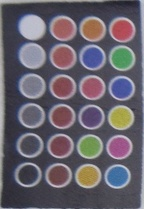
#> input picture Maximiliano/CalibracionBienOrganizado/CALIBRACION.JPG, 144 x 209 px, shrunk from 190 x 276 before the run, found by its file name; its folder holds 3 pictures in this run
$ jupyter execute --allow-errors 'CalibracionColoresAlpha (1).ipynb'   (shell and % lines are left out)
#> lines starting #> are read from the running program, lines starting #| are printed output that depends on the picture
[cell 1]
import os
import cv2
import numpy as np
import matplotlib.pyplot as plt
from copy import deepcopy
import csv
import colour
from scipy.optimize import differential_evolution

[cell 2]
root_directory = "/content/drive/MyDrive/Mi_FFI/CalibracionBienOrganizado"

[cell 3]
# Define the path of the images folder
folder_img_carne = root_directory+"/pocas_imagenes"
folder_img_paleta = root_directory+"/nuevas_paletas"

# Set the target folder for the calibrated images
folder_img_cal = root_directory+"/imagenes_calibradas"
folder_pal_cal = root_directory+"/paletas_calibradas"

if not os.path.exists(folder_img_cal):
    os.mkdir(folder_img_cal)

if not os.path.exists(folder_pal_cal):
    os.mkdir(folder_pal_cal)

[cell 4]
def find_circles(paleta):
    """
    Finds circles in the given palette image
    Returns the (x,y) coordinates and the radius of each circle
    """
    gray = cv2.cvtColor(paleta, cv2.COLOR_RGB2GRAY)
    detected_circles = cv2.HoughCircles(gray,
                        cv2.HOUGH_GRADIENT, 1, 20, param1 = 100,
                    param2 = 25, minRadius = 1, maxRadius = 25)

    if detected_circles is not None:
        detected_circles = np.uint16(np.around(detected_circles))

    return detected_circles[0]

def getColorsMatrix(paleta,detected_circles):
    """
    Gets the median of the color of each circle
    Returns median RGB values for each circle in the image
    """
    my_circles = deepcopy(detected_circles)
    circles_column_idx = np.argsort(my_circles[:,0])
    circ_sorted_x = deepcopy(my_circles[circles_column_idx,:])

    circ_split = np.array_split(circ_sorted_x,4)

    circ_sorted_y = np.zeros_like(circ_split)
    for k in range(len(circ_split)):
        circles_row_idx = np.argsort(circ_split[k][:,1])
        circ_sorted_y[k] = deepcopy(circ_split[k][circles_row_idx,:])

    rows,cols,_ = circ_sorted_y.shape
    my_circles = np.reshape(circ_sorted_y,(rows*cols,_))

    median_array = np.zeros((len(my_circles),3))
    for k in range(len(my_circles)):
        (x,y,r) = my_circles[k]

        median_r = np.median(paleta[y-(r//2):y+(r//2),x-(r//2):x+(r//2),0])
        median_g = np.median(paleta[y-(r//2):y+(r//2),x-(r//2):x+(r//2),1])
        median_b = np.median(paleta[y-(r//2):y+(r//2),x-(r//2):x+(r//2),2])

        median_array[k] = (median_r,median_g,median_b)

    return my_circles,median_array

[cell 5]
def error(ind,median_p,median_cal):
    """
    Gets the error between the transformed sample palette and the calibration palette
    Returns the individual fitness
    """
    ind = np.reshape(ind,(3,3))
    return np.sum(np.abs(median_cal-np.dot(median_p,ind)))

#> (a cell that did not finish here is left out)

#> (a cell that did not finish here is left out)

## NOTA: la paleta de calibración debe de estar en la misma carpeta que las paletas de muestra

[cell 8]
# Read the calibration palette
paleta_calibracion = cv2.imread(folder_img_paleta+"/CALIBRACION.JPG")
#> paleta_calibracion is the input picture: shape (209, 144, 3); mean B, G, R 108.6, 98.5, 103.8
paleta_calibracion = cv2.cvtColor(paleta_calibracion,cv2.COLOR_BGR2RGB)
# Detect the circles in the calibration palette
detected_circles = find_circles(paleta_calibracion)
#> in find_circles, `gray = cv2.cvtColor(paleta, cv2.COLOR_RGB2GRAY)`:
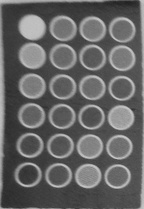
#> gray: shape (209, 144); min 33, max 205, mean 101.2
#> in find_circles, `detected_circles = cv2.HoughCircles(gray, cv2.HOUGH_GRADIENT, 1, 20, p..`: detected_circles = 24 rows, first 8: [91.5, 116.5, 12.5], [62.5, 86.5, 13.1], [121.5, 57.5, 12.7], [60.5, 145.5, 12.5], [31.5, 55.5, 13], [119.5, 146.5, 12.5], [31.5, 85.5, 13], [92.5, 28.5, 12.7]
#> in find_circles, `detected_circles = np.uint16(np.around(detected_circles))`: detected_circles = 24 rows, first 8: [92, 116, 12], [62, 86, 13], [122, 58, 13], [60, 146, 12], [32, 56, 13], [120, 146, 12], [32, 86, 13], [92, 28, 13]
# Get the median of each color in the calibration palette
circles_cal,median_cal = getColorsMatrix(paleta_calibracion,detected_circles)
#> in getColorsMatrix, `my_circles = deepcopy(detected_circles)`: my_circles has the same summary as detected_circles in find_circles
#> in getColorsMatrix, `circles_column_idx = np.argsort(my_circles[:,0])`: circles_column_idx = 24 values, max 23 at index 10, min 0 at index 17, mean 11.5
#> in getColorsMatrix, `circ_sorted_x = deepcopy(my_circles[circles_column_idx,:])`: circ_sorted_x = 24 rows, first 8: [26, 174, 12], [30, 144, 9], [30, 116, 13], [32, 56, 13], [32, 26, 13], [32, 86, 13], [60, 146, 12], [60, 174, 12]
#> in getColorsMatrix, `circ_split = np.array_split(circ_sorted_x,4)`: circ_split = 4 items
#> the loop in getColorsMatrix, `for k in range(len(circ_split)):` made 4 passes
#> circles_row_idx on passes 1 to 4: [4, 3, 5, 2, 1, 0], [4, 2, 5, 3, 0, 1], [3, 4, 2, 5, 1, 0], [4, 3, 5, 2, 1, 0]
#> in getColorsMatrix, `my_circles = np.reshape(circ_sorted_y,(rows*cols,_))`: my_circles = 24 rows, first 8: [32, 26, 13], [32, 56, 13], [32, 86, 13], [30, 116, 13], [30, 144, 9], [26, 174, 12], [62, 28, 9], [62, 56, 10]
#> in getColorsMatrix, `median_array = np.zeros((len(my_circles),3))`: median_array = 24 rows, first 8: [0, 0, 0], [0, 0, 0], [0, 0, 0], [0, 0, 0], [0, 0, 0], [0, 0, 0], [0, 0, 0], [0, 0, 0]
#> the loop in getColorsMatrix, `for k in range(len(my_circles)):` made 24 passes
#> (x, y, r, median_r, median_g, median_b) on passes 1 to 12: (32, 26, 13, 188, 189.5, 203), (32, 56, 13, 147, 151, 171), (32, 86, 13, 121, 122, 138), (30, 116, 13, 97, 95, 108), (30, 144, 9, 72, 72, 82.5), (26, 174, 12, 57, 55, 66), (62, 28, 9, 157, 95, 94), (62, 56, 10, 146, 85, 90), (62, 86, 13, 128, 73, 80), (62, 116, 9, 121, 74, 77), (60, 146, 12, 115, 69, 79), (60, 174, 12, 105, 72, 76)
#> after the loop in getColorsMatrix, `for k in range(len(my_circles)):`: median_array = 24 rows, first 8: [188, 189.5, 203], [147, 151, 171], [121, 122, 138], [97, 95, 108], [72, 72, 82.5], [57, 55, 66], [157, 95, 94], [146, 85, 90]
#> circles_cal has the same summary as my_circles in getColorsMatrix; median_cal has the same summary as median_array in getColorsMatrix
median_cal = median_cal.astype("float")
median_cal
#> Out has the same summary as median_array in getColorsMatrix
